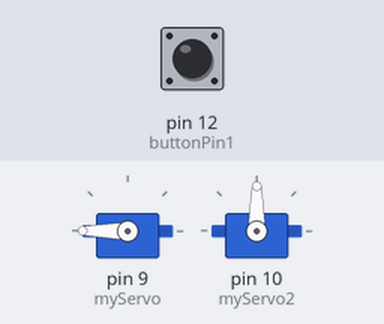
Bench run of a sketch on a simulated Arduino Uno, built with avr-gcc and run on an emulated ATmega328P. Parts: 2 × servo. The test bench sets the inputs (shaded band); at power-on: pin 12 (buttonPin1) LOW.

Above: at 0.1 s.
At 0.6 s:
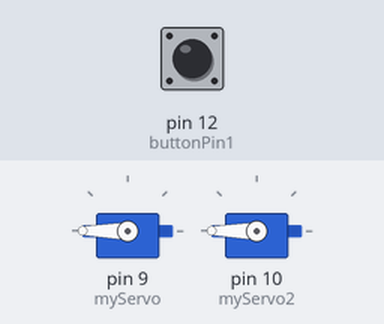
Timing chart, 0 to 2.1 s (numbered marks = the images above):
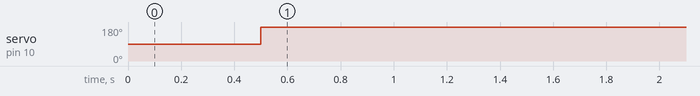

Measured:
- by itself, servo on pin 10 (myServo2): 90° → 180° at 0.50 s

The sketch:

Scene_3_.ino
```cpp
#include <Servo.h>

Servo myServo;
Servo myServo2;
int buttonPin1 = 12;
int servoSwitch;

void setup() {
  myServo.attach(9);
  myServo2.attach(10);
  pinMode(buttonPin1, INPUT);
}

void loop()
{
  if(digitalRead(buttonPin1) == HIGH)
  {
    myServo.write(180);
    delay(500);
    myServo2.write(180);
  }
  else
  {
    myServo.write(180);
    delay(500);
    myServo2.write(180);
  }
}
  
```
